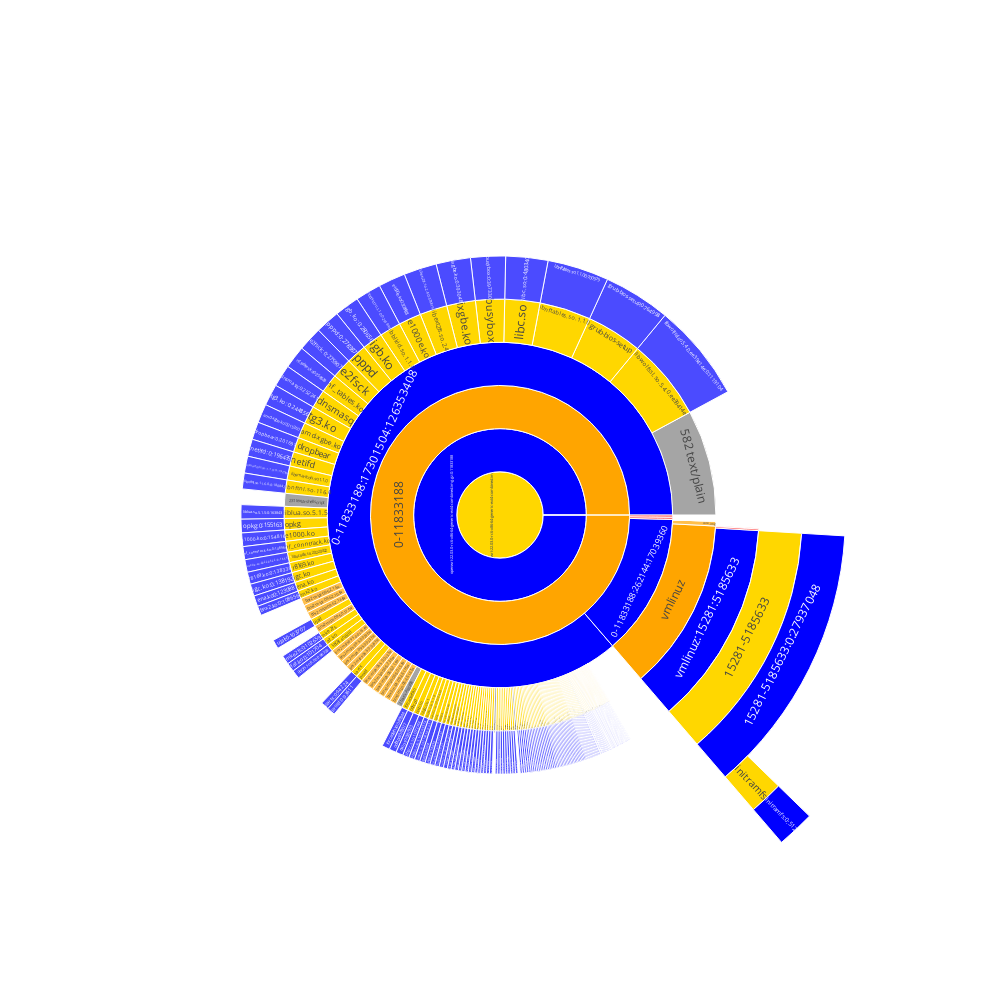

Notebook cell for this chart:
### Code cell
objects, parent_sizes = load_reports('/tmp/report')
simple_objects, aggregated_objects = process_objects(objects, parent_sizes)
display_objects = simple_objects + list(aggregated_objects.values())

chart = go.Sunburst
# chart = go.Treemap

create_chart(display_objects, chart)

### Figure 1 — Plotly figure (JSON) as saved in the notebook; plotly's stock layout.template omitted (floating-point values rounded to 4 significant figures; data arrays with more than 128 entries replaced by an {"elided": "..."} marker saying what was removed)
{"data": [{"branchvalues": "total", "hovertext": {"elided": "402 str values"}, "ids": {"elided": "402 str values"}, "labels": {"elided": "402 str values"}, "marker": {"colors": {"elided": "402 str values"}}, "parents": {"elided": "402 str values"}, "type": "sunburst", "values": {"elided": "402 float values"}}], "layout": {"height": 1000, "margin": {"b": 10, "l": 10, "r": 10, "t": 40}, "width": 1000}}
